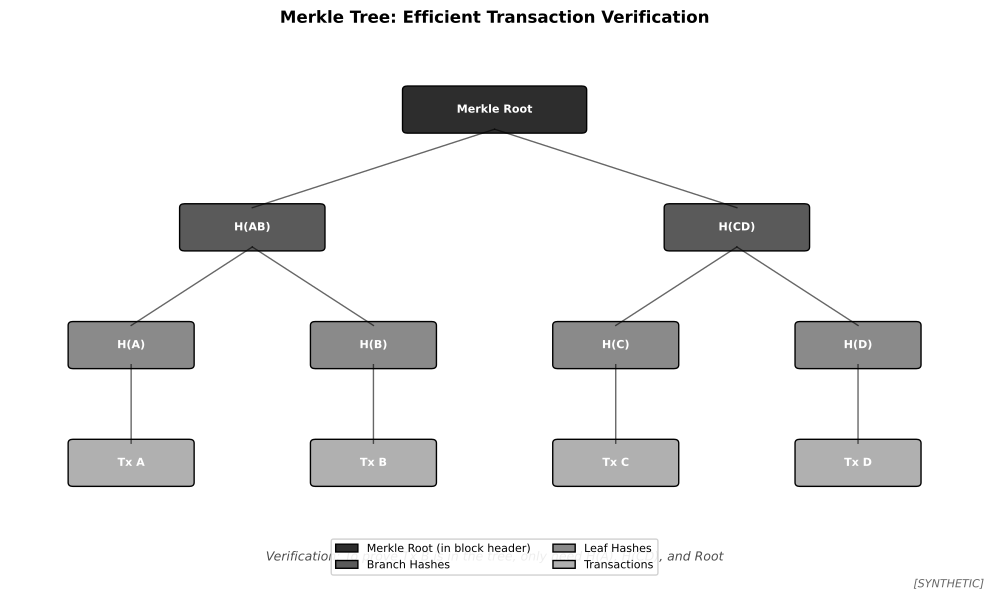

Write the Python code that produced this figure.
"""
Merkle Tree Structure Visualization
Shows how transaction hashes are combined into a Merkle root
[SYNTHETIC DATA]
"""

import matplotlib.pyplot as plt
import matplotlib.patches as mpatches
from pathlib import Path

# Chart metadata for QuantLet integration
CHART_METADATA = {
    'title': 'Merkle Tree Structure - Transaction Hash Aggregation',
    'url': 'https://github.com/Digital-AI-Finance/Blockchain_Crypto/tree/main/charts/merkle_tree'
}

# Set font sizes (MANDATORY)
plt.rcParams.update({
    'font.size': 14,
    'axes.labelsize': 14,
    'axes.titlesize': 16,
    'xtick.labelsize': 12,
    'ytick.labelsize': 12,
    'legend.fontsize': 12
})

fig, ax = plt.subplots(figsize=(10, 6))
ax.set_xlim(0, 10)
ax.set_ylim(0, 7)
ax.axis('off')
ax.set_title('Merkle Tree: Efficient Transaction Verification', fontsize=15, fontweight='bold')

# Colors (grayscale-friendly)
root_color = '#2d2d2d'
branch_color = '#5a5a5a'
leaf_color = '#8a8a8a'
tx_color = '#b0b0b0'

def draw_node(x, y, text, color, width=1.4, height=0.55):
    rect = mpatches.FancyBboxPatch((x - width/2, y - height/2), width, height,
                                    boxstyle="round,pad=0.05", facecolor=color,
                                    edgecolor='black', linewidth=1)
    ax.add_patch(rect)
    ax.text(x, y, text, ha='center', va='center', fontsize=14, color='white', fontweight='bold')

def draw_line(x1, y1, x2, y2):
    ax.plot([x1, x2], [y1, y2], 'k-', linewidth=1, alpha=0.6)

# Level 0: Merkle Root
draw_node(5, 6, 'Merkle Root', root_color, width=2.0)

# Level 1: Branch hashes
draw_node(2.5, 4.5, 'H(AB)', branch_color, width=1.5)
draw_node(7.5, 4.5, 'H(CD)', branch_color, width=1.5)
draw_line(5, 5.75, 2.5, 4.75)
draw_line(5, 5.75, 7.5, 4.75)

# Level 2: Leaf hashes
draw_node(1.25, 3, 'H(A)', leaf_color)
draw_node(3.75, 3, 'H(B)', leaf_color)
draw_node(6.25, 3, 'H(C)', leaf_color)
draw_node(8.75, 3, 'H(D)', leaf_color)
draw_line(2.5, 4.25, 1.25, 3.25)
draw_line(2.5, 4.25, 3.75, 3.25)
draw_line(7.5, 4.25, 6.25, 3.25)
draw_line(7.5, 4.25, 8.75, 3.25)

# Level 3: Transactions
draw_node(1.25, 1.5, 'Tx A', tx_color)
draw_node(3.75, 1.5, 'Tx B', tx_color)
draw_node(6.25, 1.5, 'Tx C', tx_color)
draw_node(8.75, 1.5, 'Tx D', tx_color)
draw_line(1.25, 2.75, 1.25, 1.75)
draw_line(3.75, 2.75, 3.75, 1.75)
draw_line(6.25, 2.75, 6.25, 1.75)
draw_line(8.75, 2.75, 8.75, 1.75)

# Legend
legend_elements = [
    mpatches.Patch(facecolor=root_color, edgecolor='black', label='Merkle Root (in block header)'),
    mpatches.Patch(facecolor=branch_color, edgecolor='black', label='Branch Hashes'),
    mpatches.Patch(facecolor=leaf_color, edgecolor='black', label='Leaf Hashes'),
    mpatches.Patch(facecolor=tx_color, edgecolor='black', label='Transactions'),
]
ax.legend(handles=legend_elements, loc='lower center', ncol=2, fontsize=14, framealpha=0.9)

# Add explanation
ax.text(5, 0.3, 'Verification: To prove Tx B is in the tree, only need H(A), H(CD), and Root',
        ha='center', va='center', fontsize=14, style='italic', alpha=0.7)

# Add note about synthetic data
fig.text(0.99, 0.01, '[SYNTHETIC]', ha='right', va='bottom', fontsize=14, style='italic', alpha=0.6)

plt.tight_layout()

# Save as PDF
output_path = Path(__file__).parent / 'chart.pdf'
plt.savefig(output_path, bbox_inches='tight', dpi=300)
print(f"Chart saved to: {output_path.absolute()}")

plt.close()
